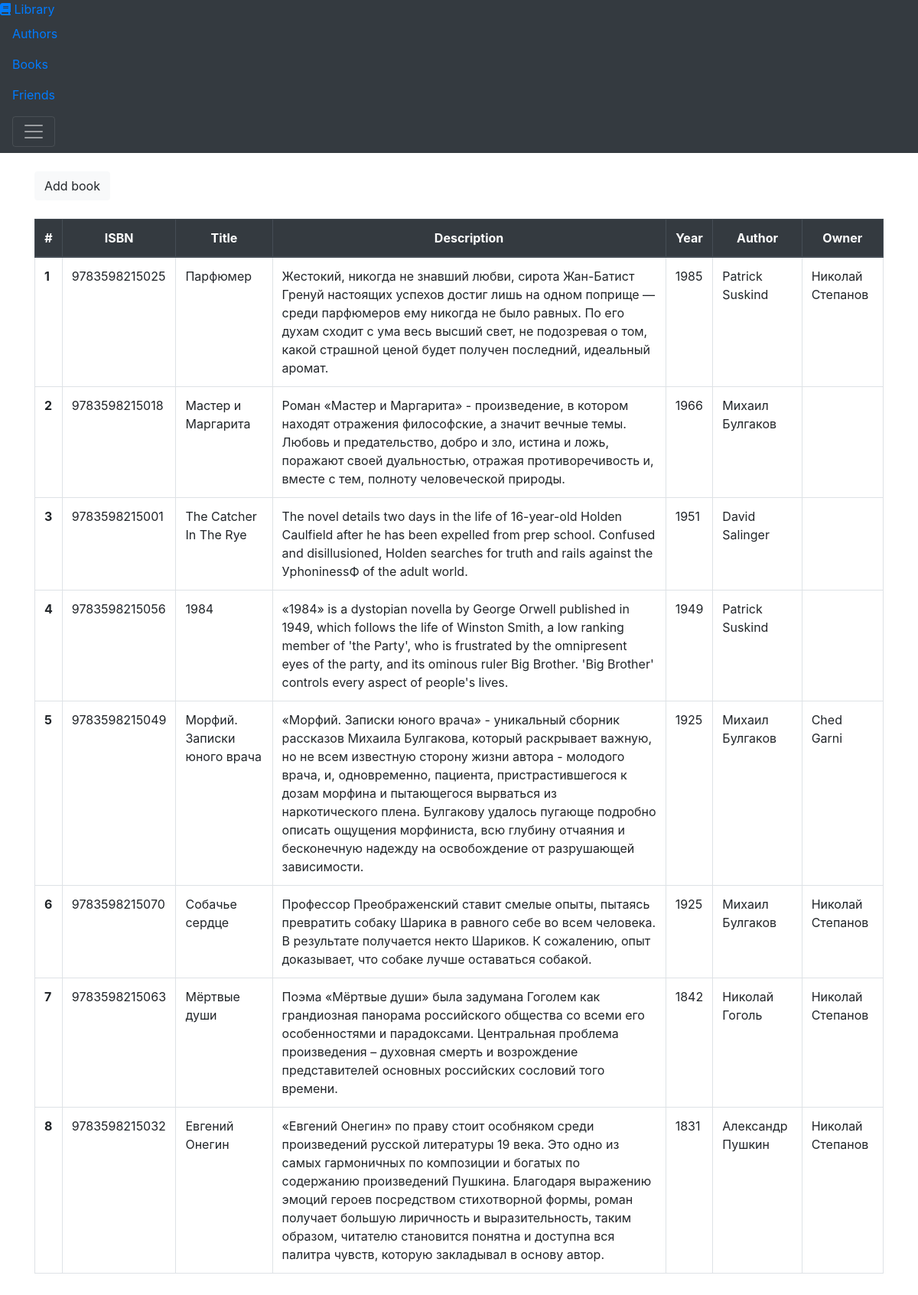
/book/, run on the app's committed database.
### library/models.py (models this page shows, shortened)
class Book(models.Model):
    ISBN = models.CharField(max_length=13)
    title = models.CharField(max_length=50)
    description = models.TextField()
    year_release = models.SmallIntegerField()
    author = models.ForeignKey(
        Author,
        on_delete=models.CASCADE,
        null=True
    )
    current_owner = models.ForeignKey(
        Friend,
        on_delete=models.SET_NULL,
        null=True,
        blank=True
    )
    class Meta:
        verbose_name = 'Книга'
        verbose_name_plural = 'Книги'

class Author(models.Model):
    full_name = models.CharField(max_length=50)
    birth_year = models.SmallIntegerField()
    country = models.CharField(max_length=50, choices=COUNTRIES_AUTHOR)
    class Meta:
        verbose_name = 'Автор'
        verbose_name_plural = 'Авторы'

class Friend(models.Model):
    full_name = models.CharField(max_length=50)
    avatar = models.ImageField(
        upload_to="users_avatars",
        default=None,
        blank=True
    )
    debtors = models.ManyToManyField(
        "self",
        through='Debt',
        symmetrical=False
    )
    class Meta:
        verbose_name = 'Друг'
        verbose_name_plural = 'Друзья'

### library/views.py (the view)
class BookList(ObjectListMixin, ListView):
    model = Book
    template_name = 'book/book_list.html'
    ordering = '-year_release'

### library/utils.py (called while the page is built)
    def get_context_data(self, **kwargs):
        context = super().get_context_data(**kwargs)
        standart_data = {
            'title': self.model.__name__.lower() + 's',
            'model': self.model.__name__.lower()
        }
        context.update(standart_data)
        context.update(self.data)
        return context

### library/templates/book/book_list.html
{% extends 'table_display.html' %}
{% block tablehead %}
    <th scope="col">ISBN</th>
    <th scope="col">Title</th>
    <th scope="col">Description</th>
    <th scope="col">Year</th>
    <th scope="col">Author</th>
    <th scope="col">Owner</th>
{% endblock %}
{% block tablebody %}
    <td>{{ object.ISBN }}</td>
    <td>{{ object.title }}</td>
    <td>{{ object.description }}</td>
    <td>{{ object.year_release }}</td>
    <td>{{ object.author.full_name }}</td>
    <td>{{ object.current_owner.full_name }}</td>
{% endblock %}

### library/templates/table_display.html (shortened to what this page needs)
{% extends 'index.html' %}
{% block content %}
{% with 'library:'|add:model|add:'_create' as form_url %}
    <a href="{% url form_url %}">
        <button class="btn btn-light mb-4">Add {{ model }}</button>
    </a>
{% endwith %}
<table class="table table-hover table-bordered">
    <thead class="thead-dark text-center">
        <tr>
            <th scope="col">#</th>
            {% block tablehead %}{% endblock %}
        </tr>
    </thead>
    <tbody>
        {% for object in object_list %}
            <tr>
                <th scope="row">{{ forloop.counter }}</th>
                {% block tablebody %}{% endblock %}
            </tr>
        {% endfor %}
    </tbody>
</table>
{% endblock %}

### library/templates/table_display.html (style rules this page uses)
.table thead th { vertical-align: middle; }

### data on the page
Book: ISBN "9783598215025", title "Парфюмер", description "Жестокий, никогда не знавший любви, сирота Жан-Батист Гренуй настоящих успехов достиг лишь на одном поприще — среди парфюмеров ему никогда не было равных. По его духам сходит с ума весь высший свет, не подозревая о том, какой страшной ценой будет получен последний, идеальный аромат.", year_release "1985", author.full_name "Patrick Suskind", current_owner.full_name "Николай Степанов"
Book: ISBN "9783598215018", title "Мастер и Маргарита", description "Роман «Мастер и Маргарита» - произведение, в котором находят отражения философские, а значит вечные темы. Любовь и предательство, добро и зло, истина и ложь, поражают своей дуальностью, отражая противоречивость и, вместе с тем, полноту человеческой природы.", year_release "1966", author.full_name "Михаил Булгаков"
Book: ISBN "9783598215001", title "The Catcher In The Rye", description "The novel details two days in the life of 16-year-old Holden Caulfield after he has been expelled from prep school. Confused and disillusioned, Holden searches for truth and rails against the УphoninessФ of the adult world.", year_release "1951", author.full_name "David Salinger"
Book: ISBN "9783598215056", title "1984", description "«1984» is a dystopian novella by George Orwell published in 1949, which follows the life of Winston Smith, a low ranking member of 'the Party', who is frustrated by the omnipresent eyes of the party, and its ominous ruler Big Brother. 'Big Brother' controls every aspect of people's lives.", year_release "1949", author.full_name "Patrick Suskind"
Book: ISBN "9783598215049", title "Морфий. Записки юного врача", description "«Морфий. Записки юного врача» - уникальный сборник рассказов Михаила Булгакова, который раскрывает важную, но не всем известную сторону жизни автора - молодого врача, и, одновременно, пациента, пристрастившегося к дозам морфина и пытающегося вырваться из наркотического плена. Булгакову удалось пугающе подробно описать ощущения морфиниста, всю глубину отчаяния и бесконечную надежду на освобождение от разрушающей зависимости.", year_release "1925", author.full_name "Михаил Булгаков", current_owner.full_name "Ched Garni"
Book: ISBN "9783598215070", title "Собачье сердце", description "Профессор Преображенский ставит смелые опыты, пытаясь превратить собаку Шарика в равного себе во всем человека. В результате получается некто Шариков. К сожалению, опыт доказывает, что собаке лучше оставаться собакой.", year_release "1925", author.full_name "Михаил Булгаков", current_owner.full_name "Николай Степанов"
Book: ISBN "9783598215063", title "Мёртвые души", description "Поэма «Мёртвые души» была задумана Гоголем как грандиозная панорама российского общества со всеми его особенностями и парадоксами. Центральная проблема произведения – духовная смерть и возрождение представителей основных российских сословий того времени.", year_release "1842", author.full_name "Николай Гоголь", current_owner.full_name "Николай Степанов"
Book: ISBN "9783598215032", title "Евгений Онегин", description "«Евгений Онегин» по праву стоит особняком среди произведений русской литературы 19 века. Это одно из самых гармоничных по композиции и богатых по содержанию произведений Пушкина. Благодаря выражению эмоций героев посредством стихотворной формы, роман получает большую лиричность и выразительность, таким образом, читателю становится понятна и доступна вся палитра чувств, которую закладывал в основу автор.", year_release "1831", author.full_name "Александр Пушкин", current_owner.full_name "Николай Степанов"

### other printed values
{{ model }} "book"
